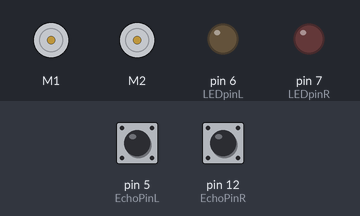
A sketch run on a simulated Arduino Uno, built with avr-gcc and run on an emulated ATmega328P. Shown: 2 × DC motor (green arrow = forward, orange = backward, longer = faster), output pins drawn as LEDs (lit = HIGH). The inputs (shaded band) are chosen by the test bench; at power-on: pin 5 (EchoPinL) LOW, pin 12 (EchoPinR) LOW. Pins used as bus, display or sensor lines are not drawn.

Above: at 1.2 s.
1.3 s: pin 5 (EchoPinL) pulsed HIGH 2 times (0.12 s each, 0.3 s apart)
At 2.7 s:
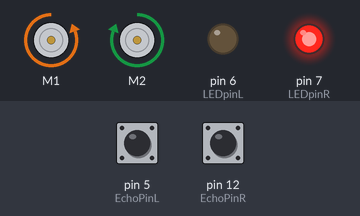
At 4.1 s:
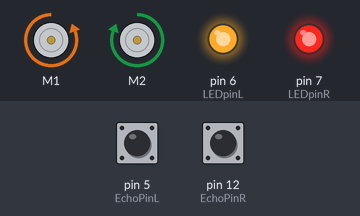
4.9 s: pin 12 (EchoPinR) pulsed HIGH 5 times (0.12 s each, 0.3 s apart)
At 7.2 s:
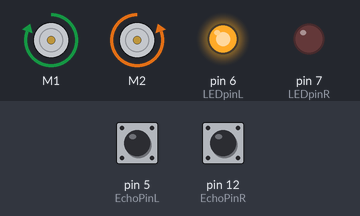
Timing chart, 0 to 10.5 s (numbered marks = the images above; inputs shaded):
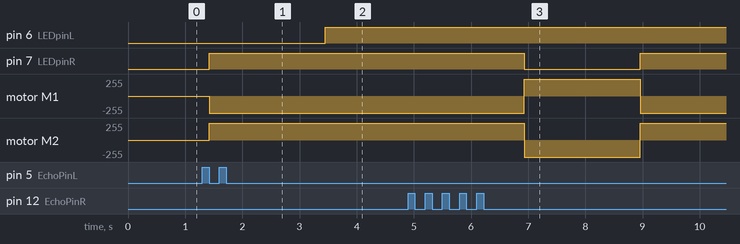

Measured:
- after the input at 1.3 s, pin 6 (LEDpinL): LOW → HIGH after 2.2 s instead of 0.72 s; pin 7 (LEDpinR): LOW → HIGH after 0.12 s instead of 0.72 s; motor M1: stopped → backward 255/255 after 0.12 s instead of 0.72 s; motor M2: stopped → forward 255/255 after 0.12 s instead of 0.72 s
- after the input at 4.9 s, pin 7 (LEDpinR): HIGH → LOW after 2.0 s, → HIGH 2.0 s later; motor M1: backward 255/255 → forward 255/255 after 2.0 s, → backward 255/255 2.0 s later; motor M2: forward 255/255 → backward 255/255 after 2.0 s, → forward 255/255 2.0 s later

The sketch:

sensor_car.ino
```cpp
#include <Adafruit_MotorShield.h>

int EchoPinR = 12;
int TrigPinR = 13;
int LEDpinR = 7;
float durationR;

int EchoPinL = 5;
int TrigPinL = 4;
int LEDpinL = 6;
float durationL;

// Create the motor shield object with the default I2C address
Adafruit_MotorShield AFMS = Adafruit_MotorShield();

// Select which 'port' M1, M2, M3 or M4.
Adafruit_DCMotor *leftWheel = AFMS.getMotor(1);
Adafruit_DCMotor *rightWheel = AFMS.getMotor(2);

void setup() {

if (!AFMS.begin()) {         // create with the default frequency 1.6KHz
  // if (!AFMS.begin(1000)) {  // OR with a different frequency, say 1KHz
    Serial.println("Could not find Motor Shield. Check wiring.");
    while (1);
  }

leftWheel->setSpeed(255);
  rightWheel->setSpeed(255);
  leftWheel->run(FORWARD);
    rightWheel->run(FORWARD);
  leftWheel->run(RELEASE);
    rightWheel->run(RELEASE);

pinMode(TrigPinR, OUTPUT);
pinMode(EchoPinR, INPUT);
pinMode(LEDpinR, OUTPUT);

pinMode(TrigPinL, OUTPUT);
pinMode(EchoPinL, INPUT);
pinMode(LEDpinL, OUTPUT);

Serial.begin(9600);
}

void loop() {

digitalWrite(EchoPinR, LOW);

digitalWrite(TrigPinR, HIGH);
delay(10);
digitalWrite(TrigPinR, LOW);

durationR = pulseIn(EchoPinR, HIGH);


digitalWrite(EchoPinL, LOW);

digitalWrite(TrigPinL, HIGH);
delay(10);
digitalWrite(TrigPinL, LOW);

durationL = pulseIn(EchoPinL, HIGH);

// if no sensors are active
if (durationL > 500 && durationR > 500) {
  leftWheel->run(FORWARD);
  rightWheel->run(FORWARD);
}

// if the right sensors activates and left one doesn't
if (durationR < 500 && durationL > 500) {

  digitalWrite(LEDpinR, HIGH);

  leftWheel->run(BACKWARD);
  rightWheel->run(FORWARD);

  }else{
  if (durationR > 500) {
    digitalWrite(LEDpinR, LOW);
  } }

// if the left sensor activates and right one doesn't
if (durationL < 500 && durationR > 500) {

  digitalWrite(LEDpinL, HIGH);

  leftWheel->run(FORWARD);
  rightWheel->run(BACKWARD);

  }else{
  if (durationL > 500) {
    digitalWrite(LEDpinL, LOW);
  } }

// if both sensors activate
if (durationL < 500 && durationR < 500) {

  digitalWrite(LEDpinL, HIGH);
  digitalWrite(LEDpinR, HIGH);

  leftWheel->run(BACKWARD);
  rightWheel->run(FORWARD);

  }

delay(10);
}
```
